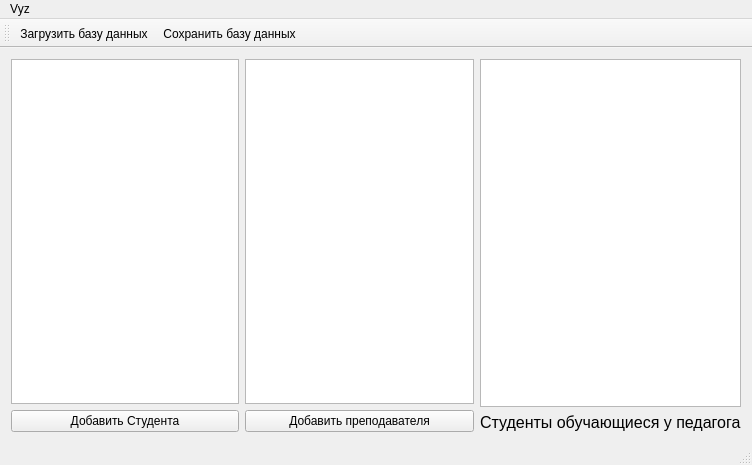
<?xml version="1.0" encoding="UTF-8"?>
<ui version="4.0">
 <class>MainWindow</class>
 <widget class="QMainWindow" name="MainWindow">
  <property name="geometry">
   <rect>
    <x>0</x>
    <y>0</y>
    <width>752</width>
    <height>465</height>
   </rect>
  </property>
  <property name="windowTitle">
   <string>MainWindow</string>
  </property>
  <widget class="QWidget" name="centralWidget">
   <layout class="QHBoxLayout" name="horizontalLayout">
    <item>
     <layout class="QVBoxLayout" name="verticalLayout">
      <item>
       <widget class="QTableWidget" name="tableViewStudent"/>
      </item>
      <item>
       <widget class="QPushButton" name="pushButton">
        <property name="text">
         <string>Добавить Студента</string>
        </property>
       </widget>
      </item>
     </layout>
    </item>
    <item>
     <layout class="QVBoxLayout" name="verticalLayout_2">
      <item>
       <widget class="QTableWidget" name="tableViewPrepod"/>
      </item>
      <item>
       <widget class="QPushButton" name="pushButton_2">
        <property name="text">
         <string>Добавить преподавателя</string>
        </property>
       </widget>
      </item>
     </layout>
    </item>
    <item>
     <layout class="QVBoxLayout" name="verticalLayout_3">
      <item>
       <widget class="QTableWidget" name="tableWidget"/>
      </item>
      <item>
       <widget class="QLabel" name="label">
        <property name="font">
         <font>
          <pointsize>12</pointsize>
          <weight>50</weight>
          <bold>false</bold>
         </font>
        </property>
        <property name="frameShape">
         <enum>QFrame::NoFrame</enum>
        </property>
        <property name="frameShadow">
         <enum>QFrame::Sunken</enum>
        </property>
        <property name="text">
         <string>Студенты обучающиеся у педагога</string>
        </property>
       </widget>
      </item>
     </layout>
    </item>
   </layout>
  </widget>
  <widget class="QMenuBar" name="menuBar">
   <property name="geometry">
    <rect>
     <x>0</x>
     <y>0</y>
     <width>752</width>
     <height>21</height>
    </rect>
   </property>
   <widget class="QMenu" name="menuVyz">
    <property name="title">
     <string>Vyz</string>
    </property>
    <addaction name="action"/>
    <addaction name="action_2"/>
   </widget>
   <addaction name="menuVyz"/>
  </widget>
  <widget class="QToolBar" name="mainToolBar">
   <attribute name="toolBarArea">
    <enum>TopToolBarArea</enum>
   </attribute>
   <attribute name="toolBarBreak">
    <bool>false</bool>
   </attribute>
   <addaction name="action"/>
   <addaction name="action_2"/>
  </widget>
  <widget class="QStatusBar" name="statusBar"/>
  <action name="action">
   <property name="icon">
    <iconset resource="resources.qrc">
     <normaloff>:/icons/icons/icons8-файл-32.png</normaloff>:/icons/icons/icons8-файл-32.png</iconset>
   </property>
   <property name="text">
    <string>Загрузить базу данных</string>
   </property>
  </action>
  <action name="action_2">
   <property name="icon">
    <iconset resource="resources.qrc">
     <normaloff>:/icons/icons/icons8-коробка-32.png</normaloff>:/icons/icons/icons8-коробка-32.png</iconset>
   </property>
   <property name="text">
    <string>Сохранить базу данных</string>
   </property>
  </action>
 </widget>
 <layoutdefault spacing="6" margin="11"/>
 <resources>
  <include location="resources.qrc"/>
 </resources>
 <connections/>
</ui>
